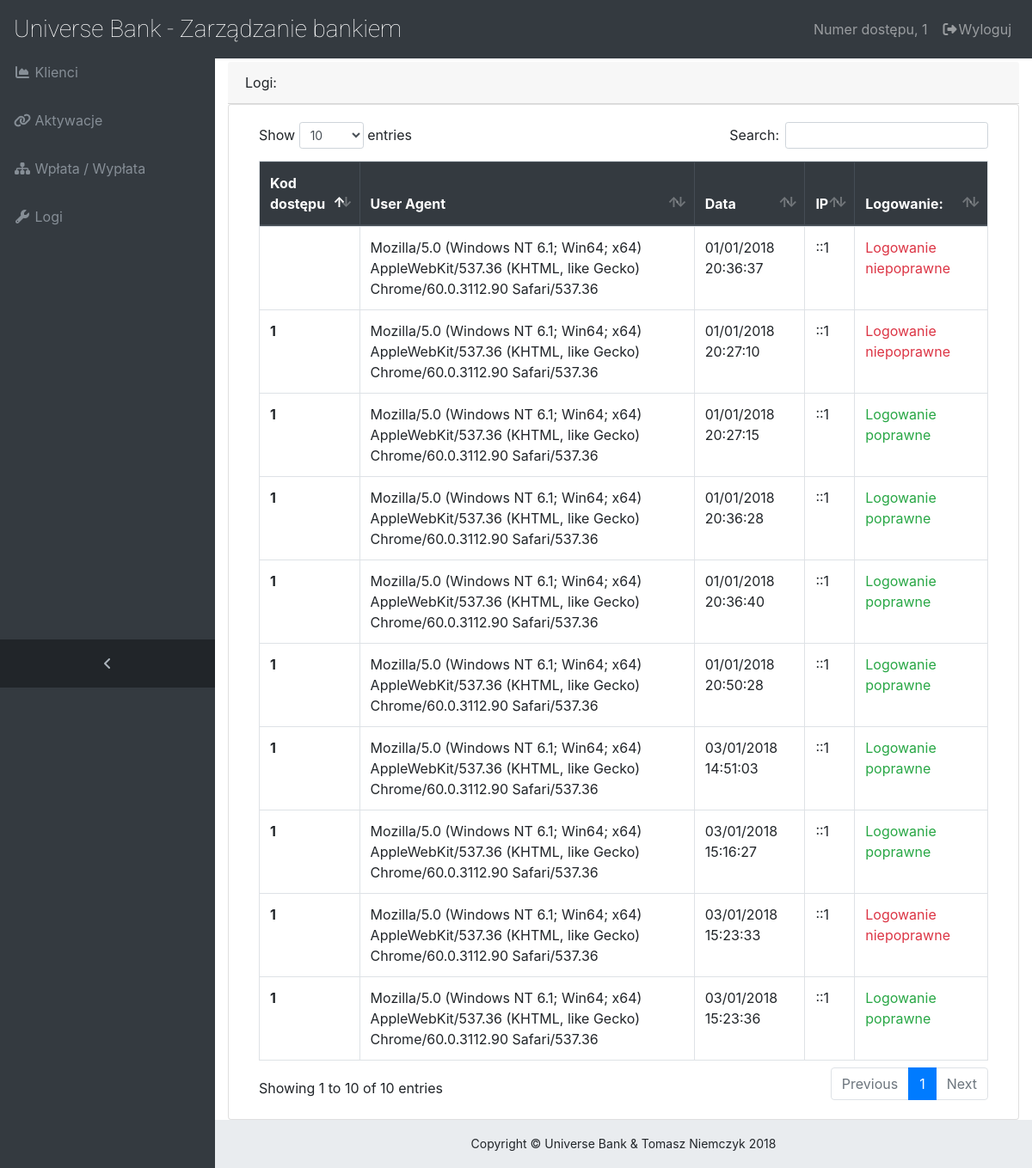
/Projekt/logi.php (signed in), run on the app's committed database.
### tables this page shows
CREATE TABLE `logi_cp` (
  `login` varchar(255) NOT NULL,
  `user_agent` varchar(255) NOT NULL,
  `data` varchar(255) NOT NULL,
  `ip` varchar(255) NOT NULL,
  `udane_logowanie` int(11) NOT NULL
);

### Projekt/logi.php (the view, shortened to what this page needs)
<!DOCTYPE html>
<html lang="en">
<head>
  <link href="vendor/bootstrap/css/bootstrap.min.css" rel="stylesheet">
  <link href="vendor/font-awesome/css/font-awesome.min.css" rel="stylesheet" type="text/css">
  <link href="vendor/datatables/dataTables.bootstrap4.css" rel="stylesheet">
  <link href="css/sb-admin.css" rel="stylesheet">
  <link href="css/logoFont.css" rel="stylesheet">
</head>
<body class="fixed-nav sticky-footer bg-dark" id="page-top">
  <nav class="navbar navbar-expand-lg navbar-dark bg-dark fixed-top" id="mainNav">
    <a class="navbar-brand" href="bank-cp.php"><logoFont>Universe Bank - Zarządzanie bankiem</logoFont></a>
    <div class="collapse navbar-collapse" id="navbarResponsive">
      <ul class="navbar-nav navbar-sidenav" id="exampleAccordion">
        <li class="nav-item" data-toggle="tooltip" data-placement="right" title="Dashboard">
          <a class="nav-link" href="bank-cp.php">
            <i class="fa fa-fw fa-area-chart"></i>
            <span class="nav-link-text">Klienci</span>
          </a>
        </li>
		<li class="nav-item" data-toggle="tooltip" data-placement="right" title="Charts">
          <a class="nav-link" href="aktywacje-cp.php">
            <i class="fa fa-fw fa-link"></i>
            <span class="nav-link-text">Aktywacje</span>
          </a>
        </li>
        <li class="nav-item" data-toggle="tooltip" data-placement="right" title="Charts">
          <a class="nav-link" href="wplata-wyplata.php">
            <i class="fa fa-fw fa-sitemap"></i>
            <span class="nav-link-text">Wpłata / Wypłata</span>
          </a>
        </li>
        <li class="nav-item" data-toggle="tooltip" data-placement="right" title="Tables">
          <a class="nav-link" href="logi.php">
            <i class="fa fa-fw fa-wrench"></i>
            <span class="nav-link-text">Logi</span>
          </a>
        </li>
      </ul>
      <ul class="navbar-nav sidenav-toggler">
        <li class="nav-item">
          <a class="nav-link text-center" id="sidenavToggler">
            <i class="fa fa-fw fa-angle-left"></i>
          </a>
        </li>
      </ul>
      <ul class="navbar-nav ml-auto">
         <li class="nav-item d-none d-lg-block">
          <a class="nav-link" href="">
            <span class="nav-link-text">
			Numer dostępu,
<?php
if(isset($_SESSION['bank'])) {
    echo $_SESSION['login_dostepu'];
}
else
{
		header("Location:bank.php");
}
?>
			</span>
          </a>
        </li>
        <li class="nav-item">
          <a class="nav-link" data-toggle="modal" data-target="#exampleModal">
            <i class="fa fa-fw fa-sign-out"></i>Wyloguj</a>
        </li>
      </ul>
    </div>
  </nav>
  <div class="content-wrapper">
    <div class="container-fluid">
	<div class="card-header">
    Logi:
  </div>
  <div class="card card-body ">
  <table class="table table-bordered table-responsive-sm" id="dataTable" width="100%" cellspacing="0">
  <thead class="thead-dark">
    <tr>
	  <th scope="col">Kod dostępu</th>
      <th scope="col">User Agent</th>
      <th scope="col">Data</th>
	  <th scope="col">IP</th>
	  <th scope="col">Logowanie:</th>
    </tr>
  </thead>
  <tbody>
	<?php
	$query = sprintf("SELECT login,user_agent,data,ip,udane_logowanie FROM logi_cp");
	$result = mysql_query($query);
	while ($row = mysql_fetch_assoc($result)) {
		echo "<tr>";
    echo "<th>".$row['login']. "</th>";
	echo "<td>".$row['user_agent']. "</td>";
	echo "<td>".$row['data']. "</td>";
	echo "<td>".$row['ip']. "</td>";
	if($row['udane_logowanie']==1)
	{
		echo '<td><p class="text-success">Logowanie poprawne</p></td>';
	}
	else
	{
		echo '<td><p class="text-danger">Logowanie niepoprawne</p></td>';
	}
		echo "</tr>";
	}
	?>
  </tbody>
</table>
  </div>
    <footer class="sticky-footer">
      <div class="container">
        <div class="text-center">
          <small>Copyright © Universe Bank & Tomasz Niemczyk 2018</small>
        </div>
      </div>
    </footer>
  </div>
</body>
</html>

### Projekt/css/sb-admin.css (style rules this page uses)
html { position: relative; min-height: 100%; }
body { overflow-x: hidden; }
body.sticky-footer { margin-bottom: 56px; }
body.sticky-footer .content-wrapper { min-height: calc(100vh - 56px - 56px); }
body.fixed-nav { padding-top: 56px; }
.content-wrapper { min-height: calc(100vh - 56px); padding-top: 1rem; }
#mainNav .navbar-collapse { overflow: auto; max-height: 75vh; }
#mainNav .navbar-collapse .navbar-nav .nav-item .nav-link { cursor: pointer; }
#mainNav .navbar-collapse .sidenav-toggler { display: none; }
@media (min-width: 992px) { #mainNav .navbar-brand { width: 250px; } }
@media (min-width: 992px) { #mainNav .navbar-collapse { overflow: visible; max-height: none; } }
@media (min-width: 992px) { #mainNav .navbar-collapse .navbar-sidenav { position: absolute; top: 0; left: 0; overflow-x: hidden; overflow-y: auto; -webkit-flex-direction: column; -ms-flex-direction: column; flex-direction: column; margin-top: 56px; } }
@media (min-width: 992px) { #mainNav .navbar-collapse .navbar-sidenav > .nav-item { width: 250px; padding: 0; } }
@media (min-width: 992px) { #mainNav .navbar-collapse .navbar-sidenav > .nav-item > .nav-link { padding: 1em; } }
#mainNav.fixed-top .sidenav-toggler { display: none; }
@media (min-width: 992px) { #mainNav.fixed-top .navbar-sidenav { height: calc(100vh - 112px); } }
@media (min-width: 992px) { #mainNav.fixed-top .sidenav-toggler { position: absolute; top: 0; left: 0; display: flex; overflow-x: hidden; overflow-y: auto; -webkit-flex-direction: column; -ms-flex-direction: column; flex-direction: column; margin-top: calc(100vh - 56px); } }
@media (min-width: 992px) { #mainNav.fixed-top .sidenav-toggler > .nav-item { width: 250px; padding: 0; } }
@media (min-width: 992px) { #mainNav.fixed-top .sidenav-toggler > .nav-item > .nav-link { padding: 1em; } }
#mainNav.fixed-top.navbar-dark .sidenav-toggler { background-color: #212529; }
#mainNav.fixed-top.navbar-dark .sidenav-toggler a i { color: #adb5bd; }
.content-wrapper { overflow-x: hidden; background: white; }
@media (min-width: 992px) { .content-wrapper { margin-left: 250px; } }
#sidenavToggler i { font-weight: 800; }
#mainNav.navbar-dark .navbar-collapse .navbar-sidenav > .nav-item > .nav-link { color: #868e96; }
@media (min-width: 992px) { #mainNav.navbar-dark .navbar-collapse .navbar-sidenav { background: #343a40; } }
footer.sticky-footer { position: absolute; right: 0; bottom: 0; width: 100%; height: 56px; background-color: #e9ecef; line-height: 55px; }
@media (min-width: 992px) { footer.sticky-footer { width: calc(100% - 250px); } }

### data on the page
logi_cp: login "1", user_agent "Mozilla/5.0 (Windows NT 6.1; Win64; x64) AppleWebKit/537.36 (KHTML, like Gecko) Chrome/60.0.3112.90 Safari/537.36", data "01/01/2018 20:27:10", ip "::1", udane_logowanie "Logowanie niepoprawne"
logi_cp: login "1", user_agent "Mozilla/5.0 (Windows NT 6.1; Win64; x64) AppleWebKit/537.36 (KHTML, like Gecko) Chrome/60.0.3112.90 Safari/537.36", data "01/01/2018 20:27:15", ip "::1", udane_logowanie "Logowanie poprawne"
logi_cp: login "1", user_agent "Mozilla/5.0 (Windows NT 6.1; Win64; x64) AppleWebKit/537.36 (KHTML, like Gecko) Chrome/60.0.3112.90 Safari/537.36", data "01/01/2018 20:36:28", ip "::1", udane_logowanie "Logowanie poprawne"
logi_cp: user_agent "Mozilla/5.0 (Windows NT 6.1; Win64; x64) AppleWebKit/537.36 (KHTML, like Gecko) Chrome/60.0.3112.90 Safari/537.36", data "01/01/2018 20:36:37", ip "::1", udane_logowanie "Logowanie niepoprawne"
logi_cp: login "1", user_agent "Mozilla/5.0 (Windows NT 6.1; Win64; x64) AppleWebKit/537.36 (KHTML, like Gecko) Chrome/60.0.3112.90 Safari/537.36", data "01/01/2018 20:36:40", ip "::1", udane_logowanie "Logowanie poprawne"
logi_cp: login "1", user_agent "Mozilla/5.0 (Windows NT 6.1; Win64; x64) AppleWebKit/537.36 (KHTML, like Gecko) Chrome/60.0.3112.90 Safari/537.36", data "01/01/2018 20:50:28", ip "::1", udane_logowanie "Logowanie poprawne"
logi_cp: login "1", user_agent "Mozilla/5.0 (Windows NT 6.1; Win64; x64) AppleWebKit/537.36 (KHTML, like Gecko) Chrome/60.0.3112.90 Safari/537.36", data "03/01/2018 14:51:03", ip "::1", udane_logowanie "Logowanie poprawne"
logi_cp: login "1", user_agent "Mozilla/5.0 (Windows NT 6.1; Win64; x64) AppleWebKit/537.36 (KHTML, like Gecko) Chrome/60.0.3112.90 Safari/537.36", data "03/01/2018 15:16:27", ip "::1", udane_logowanie "Logowanie poprawne"
logi_cp: login "1", user_agent "Mozilla/5.0 (Windows NT 6.1; Win64; x64) AppleWebKit/537.36 (KHTML, like Gecko) Chrome/60.0.3112.90 Safari/537.36", data "03/01/2018 15:23:33", ip "::1", udane_logowanie "Logowanie niepoprawne"
logi_cp: login "1", user_agent "Mozilla/5.0 (Windows NT 6.1; Win64; x64) AppleWebKit/537.36 (KHTML, like Gecko) Chrome/60.0.3112.90 Safari/537.36", data "03/01/2018 15:23:36", ip "::1", udane_logowanie "Logowanie poprawne"

### other printed values
$_SESSION['login_dostepu'] "1"
